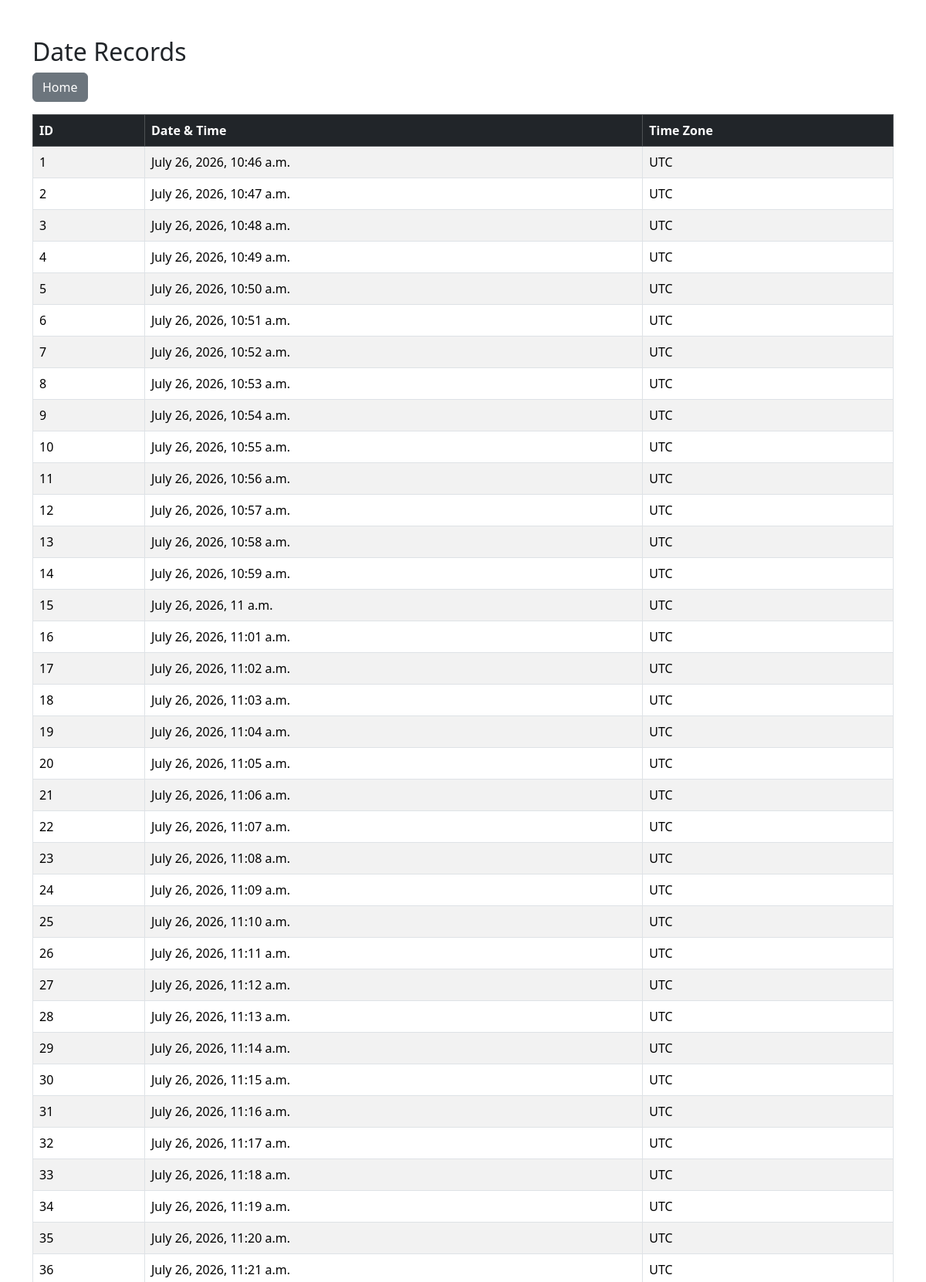
Screenshot of /datetimes/ (upper part) with the database file from the repository.
### scheduler/models.py (models this page shows, shortened)
class DateRecord(models.Model):
    TIME_CHOICES = (
        ("PST", "PST"),
        ("UTC", "UTC"),
    )
    datetime_value = models.DateTimeField()
    timezone = models.CharField(
        max_length=3,
        choices=TIME_CHOICES,
        default="PST"
    )

### scheduler/views.py (the view)
# urls.py: path("datetimes/", views.datetimes, name="datetimes"),
def datetimes(request):
    records = DateRecord.objects.all()
    return render(
        request,
        "scheduler/datetimes.html",
        {
            "records": records
        }
    )

### scheduler/templates/scheduler/datetimes.html
{% extends "scheduler/base.html" %}
{% block content %}
<h2>Date Records</h2>
<a href="{% url 'home' %}" class="btn btn-secondary mb-3">
    Home
</a>
<table class="table table-bordered table-striped">
    <thead class="table-dark">
        <tr>
            <th>ID</th>
            <th>Date & Time</th>
            <th>Time Zone</th>
        </tr>
    </thead>
    <tbody>
    {% for record in records %}
        <tr>
            <td>{{ record.id }}</td>
            <td>{{ record.datetime_value }}</td>
            <td>{{ record.timezone }}</td>
        </tr>
    {% endfor %}
    </tbody>
</table>
{% endblock %}

### rows the page displays
DateRecord: id "1", datetime_value "July 26, 2026, 10:46 a.m.", timezone "UTC"
DateRecord: id "2", datetime_value "July 26, 2026, 10:47 a.m.", timezone "UTC"
DateRecord: id "3", datetime_value "July 26, 2026, 10:48 a.m.", timezone "UTC"
DateRecord: id "4", datetime_value "July 26, 2026, 10:49 a.m.", timezone "UTC"
DateRecord: id "5", datetime_value "July 26, 2026, 10:50 a.m.", timezone "UTC"
DateRecord: id "6", datetime_value "July 26, 2026, 10:51 a.m.", timezone "UTC"
DateRecord: id "7", datetime_value "July 26, 2026, 10:52 a.m.", timezone "UTC"
DateRecord: id "8", datetime_value "July 26, 2026, 10:53 a.m.", timezone "UTC"
DateRecord: id "9", datetime_value "July 26, 2026, 10:54 a.m.", timezone "UTC"
DateRecord: id "10", datetime_value "July 26, 2026, 10:55 a.m.", timezone "UTC"
DateRecord: id "11", datetime_value "July 26, 2026, 10:56 a.m.", timezone "UTC"
DateRecord: id "12", datetime_value "July 26, 2026, 10:57 a.m.", timezone "UTC"
DateRecord: id "13", datetime_value "July 26, 2026, 10:58 a.m.", timezone "UTC"
DateRecord: id "14", datetime_value "July 26, 2026, 10:59 a.m.", timezone "UTC"
DateRecord: id "15", datetime_value "July 26, 2026, 11 a.m.", timezone "UTC"
DateRecord: id "16", datetime_value "July 26, 2026, 11:01 a.m.", timezone "UTC"
DateRecord: id "17", datetime_value "July 26, 2026, 11:02 a.m.", timezone "UTC"
DateRecord: id "18", datetime_value "July 26, 2026, 11:03 a.m.", timezone "UTC"
DateRecord: id "19", datetime_value "July 26, 2026, 11:04 a.m.", timezone "UTC"
DateRecord: id "20", datetime_value "July 26, 2026, 11:05 a.m.", timezone "UTC"
DateRecord: id "21", datetime_value "July 26, 2026, 11:06 a.m.", timezone "UTC"
DateRecord: id "22", datetime_value "July 26, 2026, 11:07 a.m.", timezone "UTC"
DateRecord: id "23", datetime_value "July 26, 2026, 11:08 a.m.", timezone "UTC"
DateRecord: id "24", datetime_value "July 26, 2026, 11:09 a.m.", timezone "UTC"
DateRecord: id "25", datetime_value "July 26, 2026, 11:10 a.m.", timezone "UTC"
DateRecord: id "26", datetime_value "July 26, 2026, 11:11 a.m.", timezone "UTC"
DateRecord: id "27", datetime_value "July 26, 2026, 11:12 a.m.", timezone "UTC"
DateRecord: id "28", datetime_value "July 26, 2026, 11:13 a.m.", timezone "UTC"
DateRecord: id "29", datetime_value "July 26, 2026, 11:14 a.m.", timezone "UTC"
DateRecord: id "30", datetime_value "July 26, 2026, 11:15 a.m.", timezone "UTC"
DateRecord: id "31", datetime_value "July 26, 2026, 11:16 a.m.", timezone "UTC"
DateRecord: id "32", datetime_value "July 26, 2026, 11:17 a.m.", timezone "UTC"
DateRecord: id "33", datetime_value "July 26, 2026, 11:18 a.m.", timezone "UTC"
DateRecord: id "34", datetime_value "July 26, 2026, 11:19 a.m.", timezone "UTC"
DateRecord: id "35", datetime_value "July 26, 2026, 11:20 a.m.", timezone "UTC"
DateRecord: id "36", datetime_value "July 26, 2026, 11:21 a.m.", timezone "UTC"
